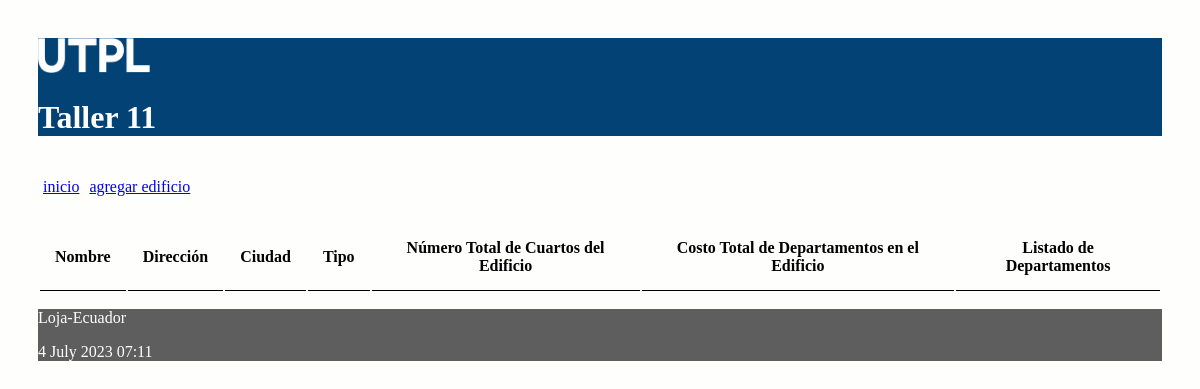
Before: / with the older database file.
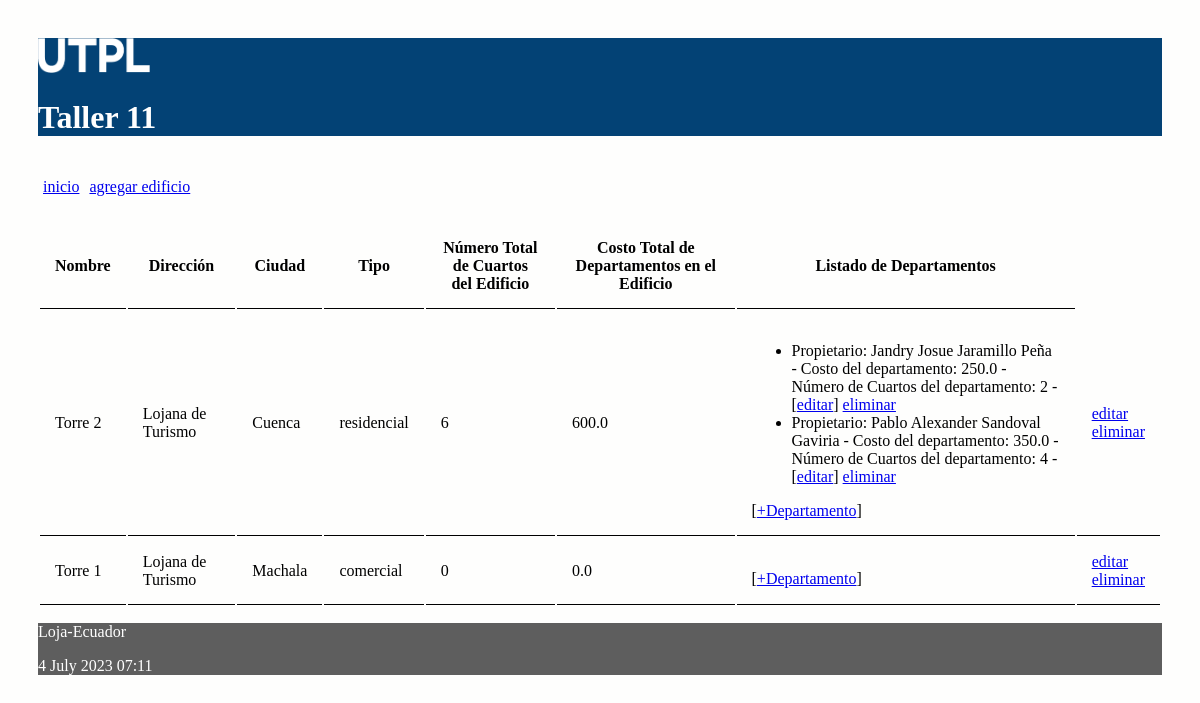
After: the same page with the newer database file.
### condominios/models.py (models this page shows, shortened)
class Edificio(models.Model):
    tipoE = (
        ('residencial', 'Residencial'),
        ('comercial', 'Comercial'),
        )
    nombre = models.CharField(max_length=30)
    direccion = models.CharField(max_length=30)
    ciudad = models.CharField(max_length=30)
    tipo = models.CharField(max_length=30, \
                            choices=tipoE)
    def get_cuartos(self):
        cuartos = 0
        for d in self.edificioRN.all():
            cuartos = cuartos + d.numCuartos
        return cuartos
    def get_costoT(self):
        costoT = 0.0
        for d in self.edificioRN.all():
            costoT = costoT + d.costo
        return costoT

class Departamento(models.Model):
    nombreP = models.CharField(max_length=100)
    costo = models.FloatField()
    numCuartos = models.IntegerField()
    edificio = models.ForeignKey(Edificio, on_delete=models.CASCADE,
            related_name="edificioRN")
    def __str__(self):
        return "Propietario: %s - Costo del departamento: %s - Número de Cuartos del departamento: %s" % (self.nombreP,
                self.costo,
                self.numCuartos)

### condominios/views.py (the view)
# urls.py: path('', views.index, name='index'),
def index(request):
    edificios = Edificio.objects.all()
    informacion_template = {'edificios': edificios}
    return render(request, 'index.html', informacion_template)

### condominios/templates/index.html (shortened to what this page needs)
{% extends "master.html" %}
{% block content %}
<table id="tabla_datos">
  <thead>
    <tr>
      <th>Nombre</th>
      <th>Dirección</th>
      <th>Ciudad</th>
      <th>Tipo</th>
      <th>Número Total de Cuartos del Edificio</th>
      <th>Costo Total de Departamentos en el Edificio</th>
      <th>Listado de Departamentos</th>
    </tr>
  </thead>
  {% for e in edificios %}
  <tr>
    <td> {{e.nombre}} </td>
    <td> {{e.direccion}} </td>
    <td> {{e.ciudad}} </td>
    <td> {{e.tipo}} </td>
    <td> {{e.get_cuartos}} </td>
    <td> {{e.get_costoT}} </td>
    <td>
      <ul>
        {% for d in e.edificioRN.all %}
        <li>
          <span>{{d}} - [<a href="{% url 'editarDepartamento' d.id %}">editar</a>]
            <a href="{% url 'eliminarDepartamento' d.id %}" onclick="return confirm('¿Está seguro de la eliminación?')">
              eliminar</a>
          </span>
        </li>
        {% endfor %}
      </ul>
      [<a href="{% url 'crearDepartamento' e.id%}">+Departamento</a>]
    </td>
    <td>
      <a href="{% url 'editarEdificio' e.id %}">editar</a> <br>
      <a href="{% url 'eliminarEdificio' e.id %}" onclick="return confirm('¿Está seguro de la eliminación?')">
        eliminar</a>
    </td>
  </tr>
  {% endfor %}
</table>
{% endblock %}

### condominios/templates/master.html (shortened to what this page needs)
<!DOCTYPE html>
<html>
  <head>
    {% load static %}
    <link rel="stylesheet" type="text/css" href="{% static 'css/estilos.css' %}">
    <link rel="stylesheet" type="text/css" href="https://cdn.datatables.net/1.10.25/css/jquery.dataTables.min.css">
  </head>
  <body>
  <header>
    <img src="{% static 'images/logo.png' %}" height="10%" width="10%" alt="My image">
    <h1>Taller 11</h1>
    <nav class="top_menu">
      <ul>
        <li><a href="{% url 'index' %}">inicio</a></li>
        <li><a href="{% url 'crearEdificio' %}">agregar edificio</a></li>
      </ul>
    </nav>
  </header>
  <section>
      {% block content %}
      {% endblock %}
  </section>
    <footer>
      <p>Loja-Ecuador</p>
      <p>{% now "j F Y H:i" %}</p>
    </footer>
  </body>
</html>

### condominios/static/css/estilos.css (style rules this page uses)
body { background: #FEFEFD; padding: 30px; }
header { background: #034275; color: #FFF; }
section { width: 100%; }
th, td { padding: 15px; border-bottom: 1px solid black; }
.top_menu ul { list-style:none; float:left; padding: 5px; width:95%; }
.top_menu ul li { float:left; margin-right:10px; margin-bottom:5px; text: #FFF; }
footer { background: #5E5E5E; color: #FFF; }

Changed rows visible on the page:
added Edificio: nombre "Torre 2", direccion "Lojana de Turismo", ciudad "Cuenca", tipo "residencial", get_cuartos "6", get_costoT "600.0"
added Departamento: nombreP+costo+numCuartos "Propietario: Jandry Josue Jaramillo Peña - Costo del departamento: 250.0 - Número de Cuartos del departamento: 2"
added Departamento: nombreP+costo+numCuartos "Propietario: Pablo Alexander Sandoval Gaviria - Costo del departamento: 350.0 - Número de Cuartos del departamento: 4"
added Edificio: nombre "Torre 1", direccion "Lojana de Turismo", ciudad "Machala", tipo "comercial", get_cuartos "0", get_costoT "0.0"
